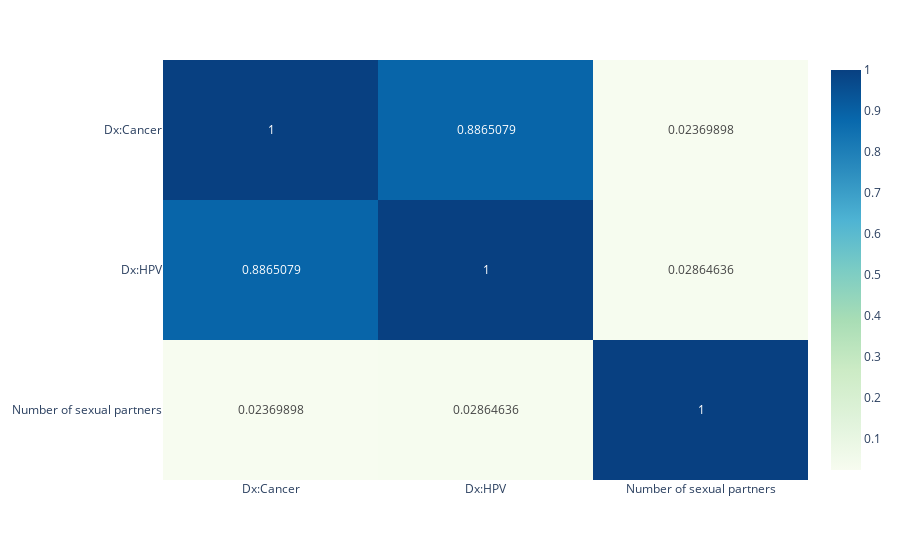

Notebook code for this chart:
### Markdown cell above
From the heatmap, we can see that there a correlation coefficent very close to 0, this indicates that, from the data, the number of sexual partners does not have any linear relationship with any of the respective diagnoses. However, we also visually knew that the number of sexual partners remained fairly consistent across age ranges and therefore there are more likely causes of HPV and Cervical Cancer than number of sexual partners with respect to the data.

### Code cell
diagnoses_num_partner_compare_cols = ['Dx:Cancer',
                                      'Dx:HPV',
                                      "Number of sexual partners",]
corr_matrix = risk_factor_df[diagnoses_num_partner_compare_cols].corr()
print(corr_matrix)
diagnoses_num_partner_heatmap = px.imshow(corr_matrix,
                              aspect="auto",
                              color_continuous_scale="gnbu",
                              text_auto=True)
diagnoses_num_partner_heatmap.show()

### Figure 1 — Plotly figure (JSON) as saved in the notebook; plotly's stock layout.template omitted (floating-point values rounded to 4 significant figures)
{"data": [{"coloraxis": "coloraxis", "hovertemplate": "x: %{x}<br>y: %{y}<br>color: %{z}<extra></extra>", "name": "0", "texttemplate": "%{z}", "type": "heatmap", "x": ["Dx:Cancer", "Dx:HPV", "Number of sexual partners"], "xaxis": "x", "y": ["Dx:Cancer", "Dx:HPV", "Number of sexual partners"], "yaxis": "y", "z": [[1, 0.8865, 0.0237], [0.8865, 1, 0.02865], [0.0237, 0.02865, 1]]}], "layout": {"coloraxis": {"colorscale": [[0, "rgb(247,252,240)"], [0.125, "rgb(224,243,219)"], [0.25, "rgb(204,235,197)"], [0.375, "rgb(168,221,181)"], [0.5, "rgb(123,204,196)"], [0.625, "rgb(78,179,211)"], [0.75, "rgb(43,140,190)"], [0.875, "rgb(8,104,172)"], [1, "rgb(8,64,129)"]]}, "margin": {"t": 60}, "xaxis": {"anchor": "y", "domain": [0, 1]}, "yaxis": {"anchor": "x", "autorange": "reversed", "domain": [0, 1]}}}
